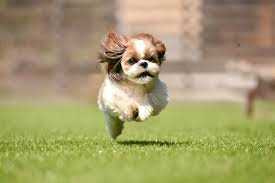
#> input picture img/dog_run.jpg, 275 x 183 px
$ python t5.py
#> lines starting #> are read from the running program, lines starting #| are printed output that depends on the picture
import cv2


def main():
    image = cv2.imread('../img/dog_run.jpg')
#> image is the input picture: shape (183, 275, 3); mean B, G, R 108.3, 156.6, 164.5

    rows, cols = image.shape[:2]
#> rows = 183; cols = 275

    change = cv2.getRotationMatrix2D((cols / 2, rows / 2), 60, 0.5)

    rotated = cv2.warpAffine(image, change, (cols, rows))
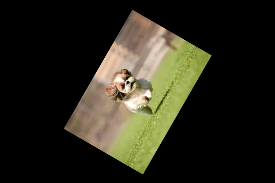
#> rotated: shape (183, 275, 3); mean B, G, R 27.1, 39.2, 41.1

    # cv2.imshow('base', image)
    cv2.imshow("rotated", rotated)

    cv2.waitKey(0)
    cv2.destroyAllWindows()


if __name__ == '__main__':
    main()

$ run again, with img/cat_cute.jpg copied over img/dog_run.jpg
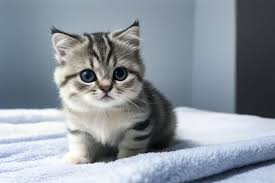
#> input picture img/cat_cute.jpg, 275 x 183 px
#> in main, image is the input picture: shape (183, 275, 3); mean B, G, R 157.3, 148.3, 139.8
#> in main, `rotated = cv2.warpAffine(image, change, (cols, rows))`:
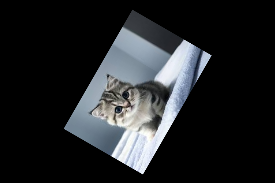
#> rotated: shape (183, 275, 3); mean B, G, R 39.3, 37.1, 34.9

$ run again, with img/cat_sleep.jpg copied over img/dog_run.jpg
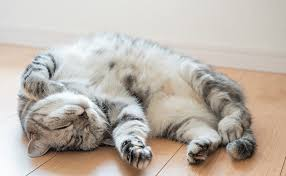
#> input picture img/cat_sleep.jpg, 286 x 176 px
#> in main, image is the input picture: shape (176, 286, 3); mean B, G, R 170.9, 180.3, 189.3
#> in main, `rotated = cv2.warpAffine(image, change, (cols, rows))`:
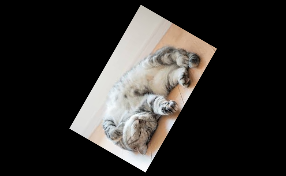
#> rotated: shape (176, 286, 3); mean B, G, R 42.7, 45.1, 47.3

$ run again, with img/dog_surprise.jpg copied over img/dog_run.jpg
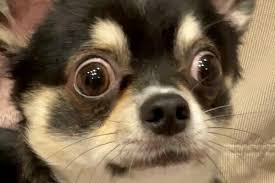
#> input picture img/dog_surprise.jpg, 275 x 183 px
#> in main, image is the input picture: shape (183, 275, 3); mean B, G, R 78.4, 101.7, 120.3
#> in main, `rotated = cv2.warpAffine(image, change, (cols, rows))`:
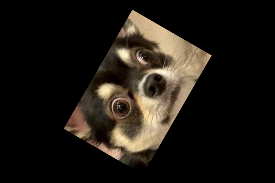
#> rotated: shape (183, 275, 3); mean B, G, R 19.6, 25.4, 30.1
